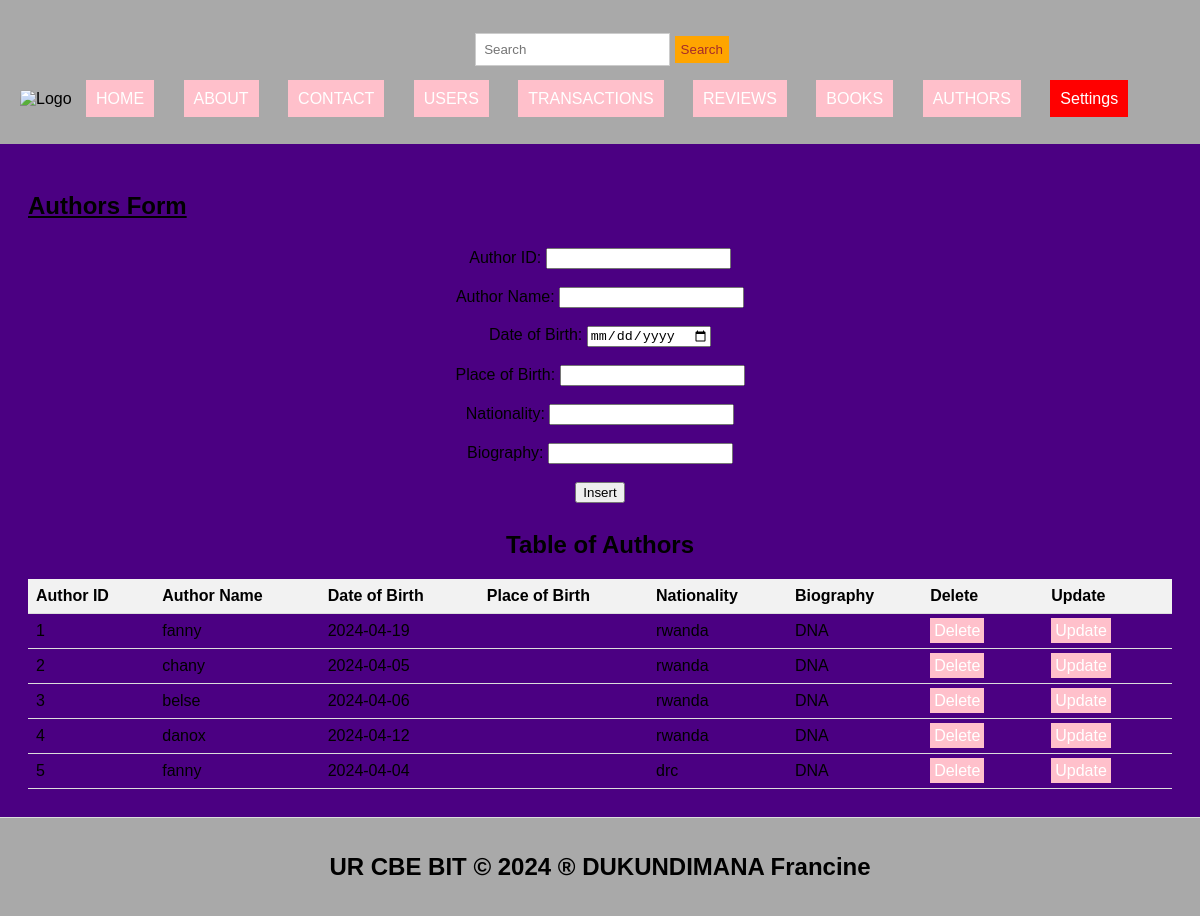
The page /authors.php on the database its author committed.
### tables this page shows
CREATE TABLE `authors` (
  `author_id` int(11) NOT NULL,
  `author_name` varchar(255) NOT NULL,
  `date_of_birth` date DEFAULT NULL,
  `place_of_birth` varchar(255) DEFAULT NULL,
  `nationality` varchar(100) DEFAULT NULL,
  `biography` text DEFAULT NULL
);

### authors.php (the view, shortened to what this page needs)
<!DOCTYPE html>
<html lang="en">
<head>
  <link rel="stylesheet" type="text/css" href="style.css" title="style 1" media="screen, tv, projection, handheld, print"/>
</head>
<body bgcolor="indigo">
  <header>
    <form class="d-flex" role="search" action="search.php">
      <input class="form-control me-2" type="search" placeholder="Search" aria-label="Search" name="query">
      <button class="btn btn-outline-success" type="submit">Search</button>
    </form>
    <ul style="list-style-type: none; padding: 0;">
      <li style="display: inline; margin-right: 10px;">
        <img src="./Images/books.jpg" width="90" height="60" alt="Logo">
      </li>
      <li style="display: inline; margin-right: 10px;"><a href="./home.html">HOME</a></li>
      <li style="display: inline; margin-right: 10px;"><a href="./about.html">ABOUT</a></li>
      <li style="display: inline; margin-right: 10px;"><a href="./contact.html">CONTACT</a></li>
      <li style="display: inline; margin-right: 10px;"><a href="./users.php">USERS</a></li>
      <li style="display: inline; margin-right: 10px;"><a href="./transactions.php">TRANSACTIONS</a></li>
      <li style="display: inline; margin-right: 10px;"><a href="./reviews.php">REVIEWS</a></li>
      <li style="display: inline; margin-right: 10px;"><a href="./books.php">BOOKS</a></li>
      <li style="display: inline; margin-right: 10px;"><a href="./authors.php">AUTHORS</a></li>
      <li class="dropdown" style="display: inline; margin-right: 10px;">
        <a href="#" style="padding: 10px; color: white; background-color: red; text-decoration: none; margin-right: 15px;">Settings</a>
      </li>
    </ul>
  </header>
  <section>
    <h1><u>Authors Form</u></h1>
    <form method="post">
      <label for="author_id">Author ID:</label>
      <input type="number" id="author_id" name="author_id" required><br><br>
      <label for="author_name">Author Name:</label>
      <input type="text" id="author_name" name="author_name" required><br><br>
      <label for="date_of_birth">Date of Birth:</label>
      <input type="date" id="date_of_birth" name="date_of_birth" required><br><br>
      <label for="place_of_birth">Place of Birth:</label>
      <input type="text" id="Place of Birth" name="Place of Birth" required><br><br>
      <label for="nationality">Nationality:</label>
      <input type="text" id="nationality" name="nationality" required><br><br>
      <label for="biography">Biography:</label>
      <input type="text" id="biography" name="biography" required><br><br>
      <input type="submit" name="insert" value="Insert">
    </form>
    <?php
    include('database_connection.php');
    ?>
    <center><h2>Table of Authors</h2>
    <table>
      <tr>
        <th>Author ID</th>
        <th>Author Name</th>
        <th>Date of Birth</th>
        <th>Place of Birth</th>
        <th>Nationality</th>
        <th>Biography</th>
        <th>Delete</th>
        <th>Update</th>
      </tr>
      <?php
      $sql = "SELECT * FROM authors";
      $result = $connection->query($sql);
      if ($result->num_rows > 0) {
          while ($row = $result->fetch_assoc()) {
              $author_id = $row["author_id"];
              echo "<tr>
                  <td>" . $row["author_id"] . "</td>
                  <td>" . $row["author_name"] . "</td>
                  <td>" . $row["date_of_birth"] . "</td>
                  <td>" . $row["place_of_birth"] . "</td>
                  <td>" . $row["nationality"] . "</td>
                  <td>" . $row["biography"] . "</td>
                  <td><a style='padding:4px' href='delete_authors.php?author_id=$author_id'>Delete</a></td>
                  <td><a style='padding:4px' href='update_authors.php?author_id=$author_id'>Update</a></td>
                </tr>";
          }
      } else {
          echo "<tr><td colspan='8'>No data found</td></tr>";
      }
      ?>
    </table>
  </section>
  <footer>
    <center><b><h2>UR CBE BIT &copy; 2024 &reg; DUKUNDIMANA Francine</h2></b></center>
  </footer>
</body>
</html>

### style.css (style rules this page uses)
body { font-family: Arial, sans-serif; margin: 0; padding: 0; }
.form-control { padding: 8px; margin-left: 4px; border: 1px solid #ccc; }
.btn { padding: 6px; background-color: orange; color: brown; border: none; }
.dropdown { position: relative; display: inline; margin-right: 10px; }
body { font-family: Arial,sans-serif; margin:0; padding:0; }
header { background-color:darkgray; padding: 20px; }
.dropdown { position: right; display:right; direction:rtl; }
section { padding:28px; border-bottom: 1px solid #ddd; }
footer { text-align: center; padding: 15px; background-color:darkgray; }

### authors.php (style rules this page uses)
a { padding: 10px; color: white; background-color: pink; text-decoration: none; margin-right: 15px; }
form { margin-top: 20px; text-align: center; margin: 5px; padding: 8px; }
table { width: 100%; border-collapse: collapse; }
th, td { padding: 8px; text-align: left; border-bottom: 1px solid #ddd; }
th { background-color: #f2f2f2; }
footer { background-color: darkgray; padding: 15px; text-align: center; }

### rows shown on the page
authors: author_id "1", author_name "fanny", date_of_birth "2024-04-19", nationality "rwanda", biography "DNA"
authors: author_id "2", author_name "chany", date_of_birth "2024-04-05", nationality "rwanda", biography "DNA"
authors: author_id "3", author_name "belse", date_of_birth "2024-04-06", nationality "rwanda", biography "DNA"
authors: author_id "4", author_name "danox", date_of_birth "2024-04-12", nationality "rwanda", biography "DNA"
authors: author_id "5", author_name "fanny", date_of_birth "2024-04-04", nationality "drc", biography "DNA"
